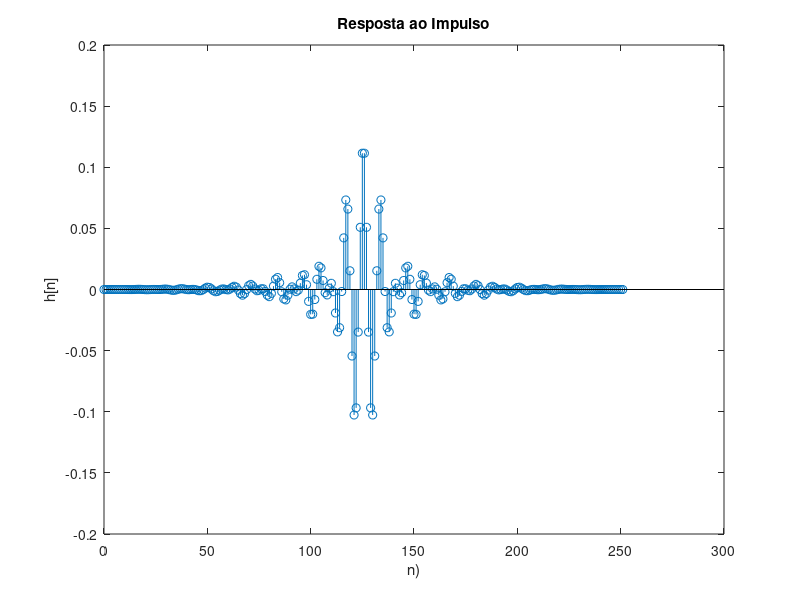
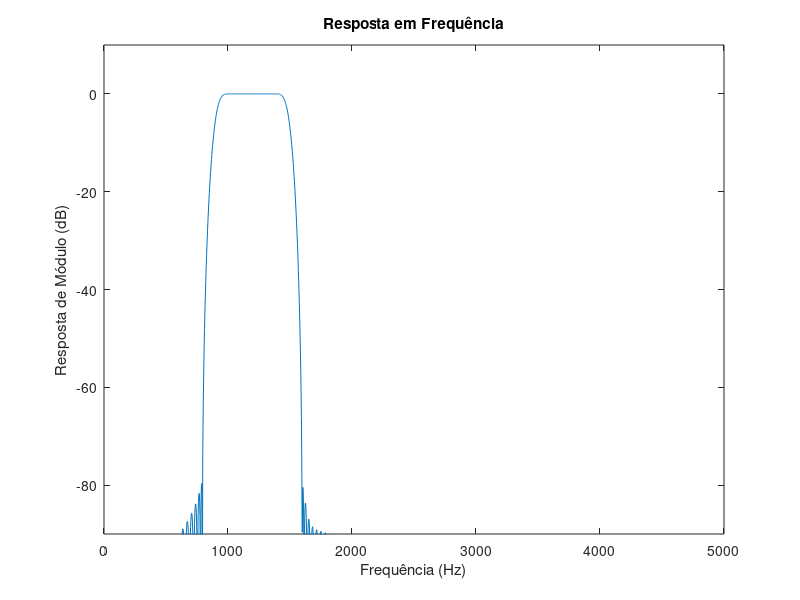

These charts were generated, in order, by the following MATLAB code:
# 2. Projete um filtro que satisfaça as especificações a seguir, usando a janela de Kaiser:
# • Ap = 1,0 dB
# • Ar = 80 dB
# • Ωr1 = 800 rad/s
# • Ωp1 = 1000 rad/s
# • Ωp2 = 1400 rad/s
# • Ωr2 = 1600 rad/s
# • Ωs = 10000 rad/s 

clear all;
pkg load signal;

Ap = 1;

Ar = 80;

Omega_r1 = 800;
Omega_p1 = 1000;
Omega_p2 = 1400;
Omega_r2 = 1600;
Omega_s = 10000;

delta_p = (10^(0.05*Ap) - 1)/(10^(0.05*Ap) + 1);
delta_r = 10^(-0.05*Ar);

F = [Omega_r1 Omega_p1 Omega_p2 Omega_r2];
A = [0 1 0];

ripples = [delta_r delta_p delta_r];
[M,Wn,beta,FILTYPE] = kaiserord(F,A,ripples,Omega_s);
kaiser_win = kaiser(M+1,beta);
h = fir1(M,Wn,FILTYPE,kaiser_win,'noscale');

figure(1)
stem(0:M,h)
ylabel('h[n]');
xlabel('n)');
title('Resposta ao Impulso');
[H,w]=freqz(h,1,2048,Omega_s);

figure(2)
plot(w,20*log10(abs(H)))
axis([0 Omega_s/2 -90 10])
ylabel('Resposta de Módulo (dB)');
xlabel('Frequência (Hz)');
title('Resposta em Frequência');